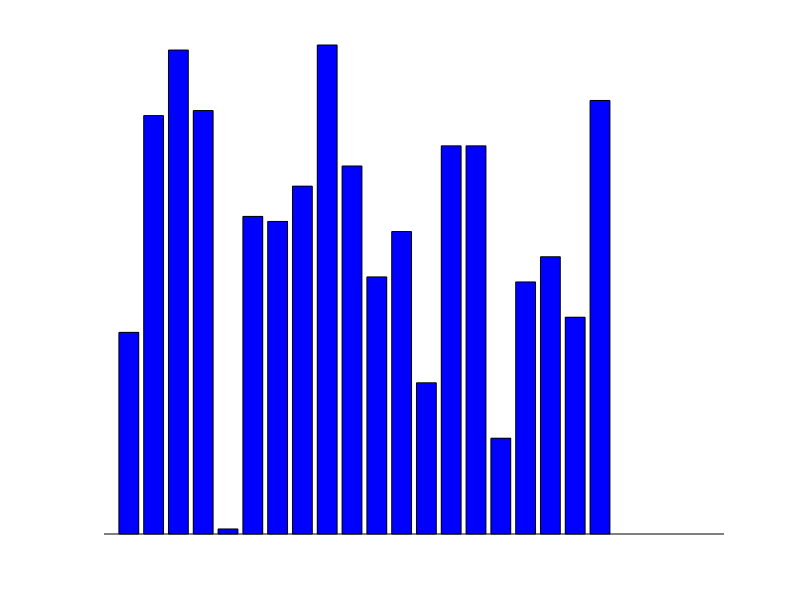

Write MATLAB code to recreate this figure. (Note: this script raises an error after producing the figure.)
%insertionsort
%The array is virtually split into a sorted and an unsorted part.Initially the first element is counted as sorted part.
% Values from the unsorted part are picked and placed at the correct position in the sorted part.

%insertion sort algorithm iterates through the randomly created array i=2
%to i=n
%iterate through the array starting from the second element 
%assign i th element value to variable x
%assign k=i-1 
%if k th elements value is bigger then x and k is bigger or equal to 1
%we assign k th elements value to k+1 th elements value
%and decrease k value with k-1


%creates a random integer array

array= randi([1,100],1,20)


%visualizes insertion  sort algorithm with bar chart
index=1:size(array,2);
figure(1)
cla
hold on
bars = bar(index,array,'FaceColor','b');
axis off
y=max(array);
ylim([0,y]);

insertionsorted_array=InsertionSort(array,bars)

%function for insertion sort
function array = InsertionSort(array,bars)
n=size(array,2);

for i= 2:n
    x=array(i);
    k=i-1;

    while k>= 1 && x< array(k)
        %unsorted value is placed on the right position
        array(k+1)=array(k);
        k= k-1;
    end

    array(k+1)= x;
  %update bar chart, waits for 0.2 seconds to help see how the algorithm
  %works
    bars.YData= array;
    pause(0.2)
    drawnow()

end
%bar charts turns to green when the algortihm is completed
bars.FaceColor='g';
end